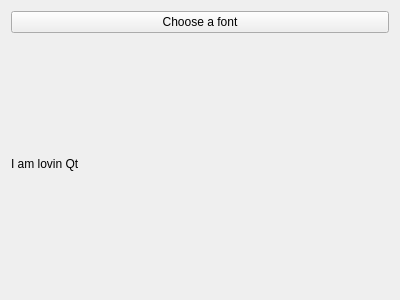
<?xml version="1.0" encoding="UTF-8"?>
<ui version="4.0">
 <class>Widget</class>
 <widget class="QWidget" name="Widget">
  <property name="geometry">
   <rect>
    <x>0</x>
    <y>0</y>
    <width>400</width>
    <height>300</height>
   </rect>
  </property>
  <property name="windowTitle">
   <string>Widget</string>
  </property>
  <layout class="QHBoxLayout" name="horizontalLayout">
   <item>
    <layout class="QVBoxLayout" name="verticalLayout">
     <item>
      <widget class="QPushButton" name="chooseFontButton">
       <property name="text">
        <string>Choose a font</string>
       </property>
      </widget>
     </item>
     <item>
      <widget class="QLabel" name="label">
       <property name="text">
        <string>I am lovin Qt</string>
       </property>
       <property name="wordWrap">
        <bool>true</bool>
       </property>
      </widget>
     </item>
    </layout>
   </item>
  </layout>
 </widget>
 <layoutdefault spacing="6" margin="11"/>
 <resources/>
 <connections/>
</ui>
